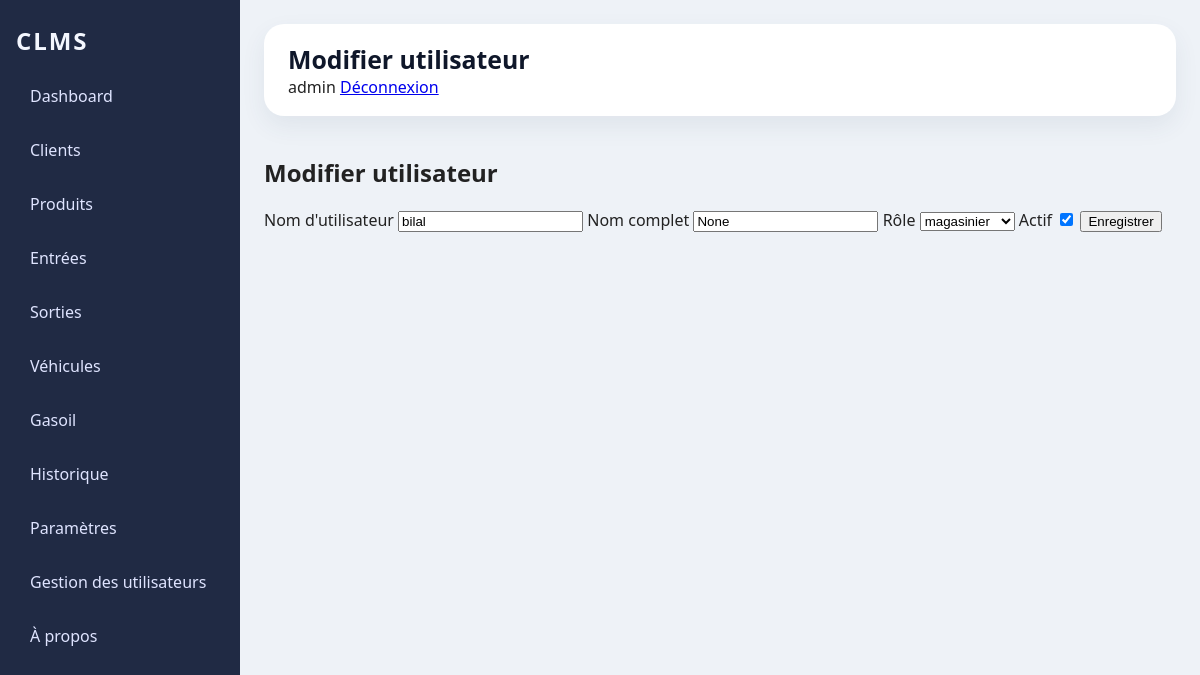
The app's page /users/edit/3 (signed in) with its own data.
### tables this page shows
CREATE TABLE users(

                id INTEGER PRIMARY KEY AUTOINCREMENT,

                username TEXT NOT NULL UNIQUE,

                password_hash TEXT NOT NULL,

                role TEXT NOT NULL DEFAULT 'user',

                nom_complet TEXT,

                actif INTEGER NOT NULL DEFAULT 1,

                date_creation TEXT

            , password_salt TEXT);

### web_app.py (the view, shortened to what this page needs)
@app.route('/users/edit/<int:user_id>', methods=['GET', 'POST'])
@require_role('admin')
def users_edit(user_id):
    uc = UserController()
    try:
        user = uc.get_user_by_id(user_id)
        if not user:
            flash('Utilisateur introuvable.', 'error')
            return redirect(url_for('gestion_utilisateurs'))
        return render_template('_user_form.html', title='Modifier utilisateur', user=user)
    finally:
        uc.close()

### controllers/user_controller.py (called while the page is built)
    def get_user_by_id(self, user_id):
        return self.db.get_user_by_id(user_id)

    def get_user_by_username(self, username):
        return self.db.get_user_by_username(username)

    def close(self):
        try:
            if getattr(self, 'db', None):
                self.db.close()
        except Exception:
            pass

### database/database.py (called while the page is built, shortened)
    def close(self):
        if self.connection:
            self.connection.close()
            print("DATABASE CLOSED")

    def create_default_admin(self):
        self.cursor.execute(
            "SELECT id FROM users WHERE username = ?",
            ("admin",)
        )
        admin = self.cursor.fetchone()
        if admin is not None:
            return

    def get_user_by_id(self, user_id):
        self.cursor.execute("SELECT id, username, role, nom_complet, actif, date_creation FROM users WHERE id = ?", (user_id,))
        r = self.cursor.fetchone()
        if not r:
            return None
        return {
            'id': r[0],
            'username': r[1],
            'role': r[2],
            'nom_complet': r[3],
            'actif': int(r[4]) if r[4] is not None else None,
            'date_creation': r[5]
        }

    def get_user_by_username(self, username):
        self.cursor.execute("SELECT id, username, role, nom_complet, actif, date_creation FROM users WHERE username = ?", (username,))
        r = self.cursor.fetchone()
        if not r:
            return None
        return {
            'id': r[0],
            'username': r[1],
            'role': r[2],
            'nom_complet': r[3],
            'actif': int(r[4]) if r[4] is not None else None,
            'date_creation': r[5]
        }

### web_app.py (called while the page is built)
@app.before_request
def require_login():
    allowed_paths = ('/login', '/logout', '/a-propos', '/auth-debug')
    try:
        session_username = session.get('username')
    except Exception:
        session_username = None
    authenticated = bool(session_username)
    print(f"AUTH CHECK: request.path = {request.path} | session_username = {session_username} | authenticated = {authenticated}")
    if request.path.startswith('/static') or request.path in allowed_paths:
        return None
    if not authenticated:
        return redirect(url_for('login'))

### templates/_user_form.html (shortened to what this page needs)
{% extends 'base.html' %}
{% block content %}
<h1>{{ title }}</h1>
<form method="post">
  {% if not change_password %}
  <label>Nom d'utilisateur</label>
  {% if user %}
    <input type="text" name="username" value="{{ user.username }}" readonly>
  {% else %}
    <input type="text" name="username" required>
  {% endif %}
  <label>Nom complet</label>
  <input type="text" name="nom_complet" value="{{ user.nom_complet if user else '' }}">
  <label>Rôle</label>
  <select name="role">
    {% for r in ['admin','responsable','magasinier'] %}
      <option value="{{ r }}" {% if user and user.role==r %}selected{% endif %}>{{ r }}</option>
    {% endfor %}
  </select>
  <label>Actif</label>
  <input type="checkbox" name="actif" {% if user and user.actif %}checked{% endif %}>
  <button type="submit">Enregistrer</button>
  {% else %}
    <label>Nouveau mot de passe</label>
    <input type="password" name="password" required>
    <label>Confirmer</label>
    <input type="password" name="confirm" required>
    <button type="submit">Changer le mot de passe</button>
  {% endif %}
</form>
{% endblock %}

### static/css/style.css (style rules this page uses)
:root { color-scheme: light; font-family: 'Segoe UI', Tahoma, Geneva, Verdana, sans-serif; background: #f6f7fb; color: #222; }
* { box-sizing: border-box; }
body { margin: 0; min-height: 100vh; background: #eef2f7; }

### records on screen
users: username "bilal", role "magasinier", actif "☑"

### other values on screen
{{ title if title else 'Dashboard' }} "Modifier utilisateur"
{{ session.get('username') }} "admin"
{{ title }} "Modifier utilisateur"
